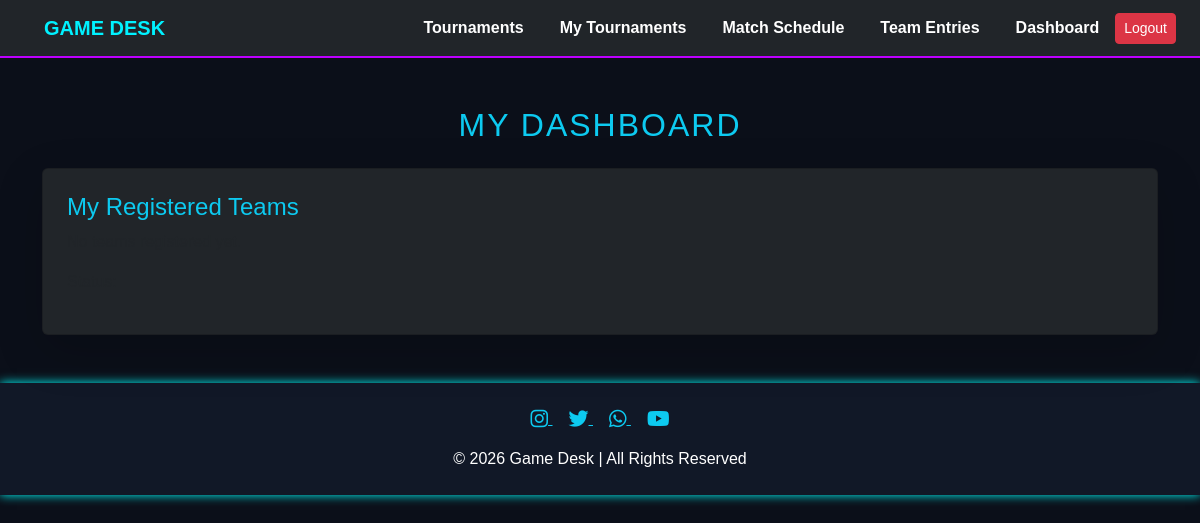
Page /dashboard/ (signed in) on the earlier database version.
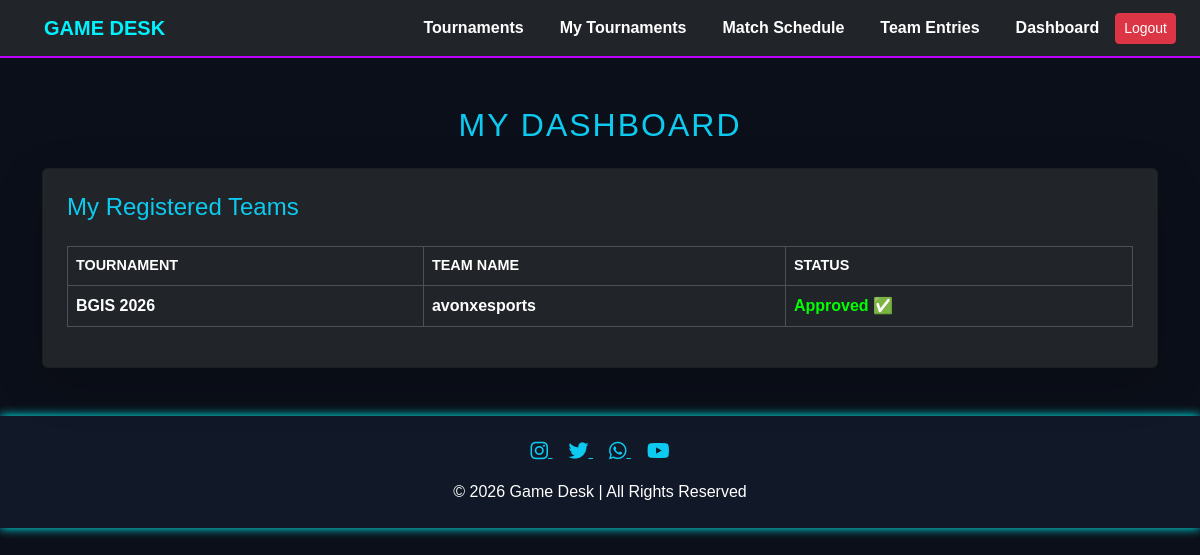
Same page on the later database version.
### coreapp/models.py (models this page shows, shortened)
class TeamRegistration(models.Model):
    user = models.ForeignKey(User, on_delete=models.CASCADE)
    tournament = models.ForeignKey(Tournament, on_delete=models.CASCADE)
    team_name = models.CharField(max_length=100)
    contact_email = models.EmailField()
    contact_phone = models.CharField(max_length=15)
    team_logo = models.ImageField(upload_to='team_logos/', blank=True, null=True)
    payment_status = models.CharField(
        max_length=20,
        choices=[
            ('Pending', 'Pending'),
            ('Paid', 'Paid'),
        ],
        default='Pending'
    )
    approval_status = models.CharField(
        max_length=20,
        choices=[
            ('Pending', 'Pending'),
            ('Approved', 'Approved'),
            ('Rejected', 'Rejected'),
        ],
        default='Pending'
    )
    created_at = models.DateTimeField(auto_now_add=True)

class Tournament(models.Model):
    title = models.CharField(max_length=200)
    image = models.ImageField(upload_to='tournaments/')
    entry_fee = models.IntegerField()
    prize_pool = models.CharField(max_length=100)
    start_date = models.DateField()

### coreapp/views.py (the view)
# urls.py: path('dashboard/', views.dashboard, name='dashboard'),
@login_required
def dashboard(request):
    teams = TeamRegistration.objects.filter(user=request.user)
    return render(request, 'dashboard.html', {'teams': teams})

### templates/dashboard.html
{% extends 'base.html' %}
{% block content %}
<div class="container mt-5 text-white">
    <h2 class="text-info mb-4">My Dashboard</h2>
    <div class="card p-4 bg-dark shadow-lg">
        <h4 class="text-info">My Registered Teams</h4>
        {% if teams %}
            <table class="table table-dark table-bordered mt-3">
                <thead>
                    <tr>
                        <th>Tournament</th>
                        <th>Team Name</th>
                        <th>Status</th>
                    </tr>
                </thead>
                <tbody>
                    {% for team in teams %}
                    <tr>
                        <td>{{ team.tournament.title }}</td>
                        <td>{{ team.team_name }}</td>
                        <td>
                           {% if team.approval_status == "Approved" %}
                            <span style="color:lime;">Approved ✅</span>
                             {% elif team.approval_status == "Rejected" %}
                            <span style="color:red;">Rejected ❌</span>
                             {% else %}
                             <span style="color:orange;">Pending ⏳</span>
                             {% endif %}
                        </td>
                    </tr>
                    {% endfor %}
                </tbody>
            </table>
        {% else %}
            <p>No teams registered yet.</p>
            <p>Status: {{ reg.payment_status }}</p>
        {% endif %}
    </div>
{% endblock %}

Differences in the rows shown:
added TeamRegistration: tournament "BGIS 2026", team_name "avonxesports", approval_status "Approved ✅"
Other differences:
text now shown: "TOURNAMENT TEAM NAME STATUS"
